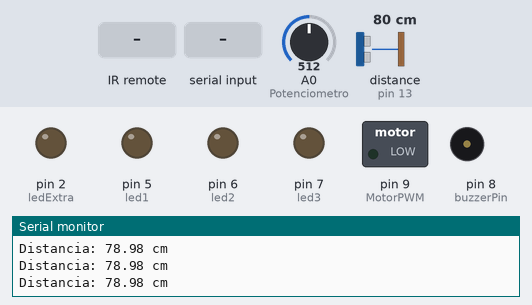
The sketch below on a simulated Arduino Uno, built with avr-gcc and run on an emulated ATmega328P. Shown: switched loads named in the sketch (green lamp = pin HIGH), output pins drawn as LEDs (lit = HIGH), buzzer (waves = sounding, pin HIGH), the last lines printed to the serial monitor. Wiring (inferred from the names in the program): ultrasonic range finder: trigger pin 12; echo pin 13. Inputs (shaded band) come from the test bench; at power-on: A0 (Potenciometro) = 512, distance to the obstacle (sensor on pin 13) 80 cm. The echo pulse lasts 58.3 µs per cm; pins used as bus, display or sensor lines are not drawn.

Above: at 1.2 s.
1.3 s: infrared code 0x20DF8877 received
At 1.8 s:
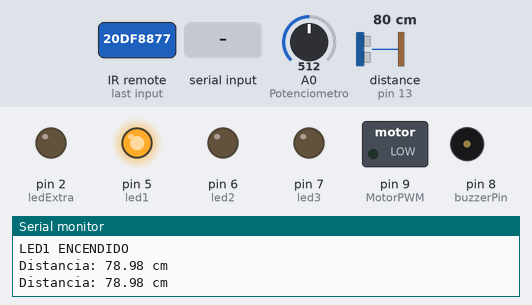
2.9 s: "MANUAL\n" received over Serial
At 3.9 s:
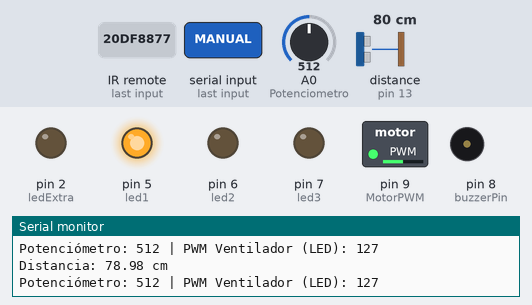
4.5 s: infrared code 0x20DF48B7 received
At 4.9 s:
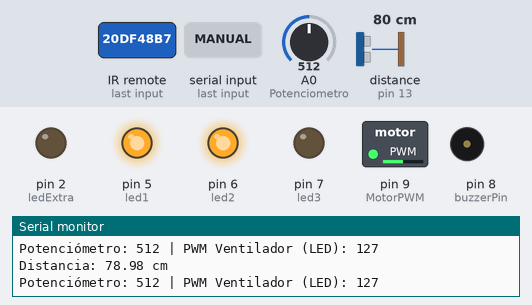
6.0 s: A0 (Potenciometro) set to 20
At 6.9 s:
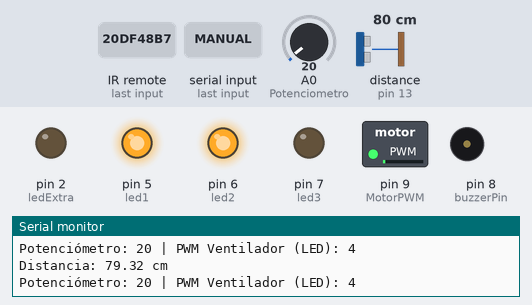
7.5 s: A0 (Potenciometro) set to 716
At 8.7 s:
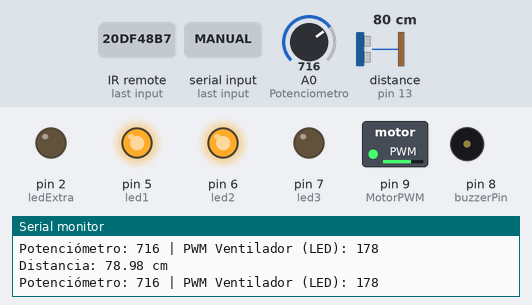
9.0 s: infrared code 0x20DFC837 received
At 9.8 s:
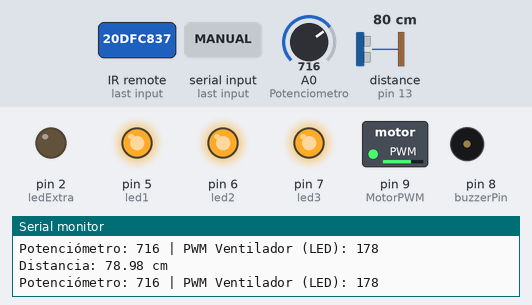
Timing chart, 0 to 11.5 s (numbered marks = the images above; inputs shaded):
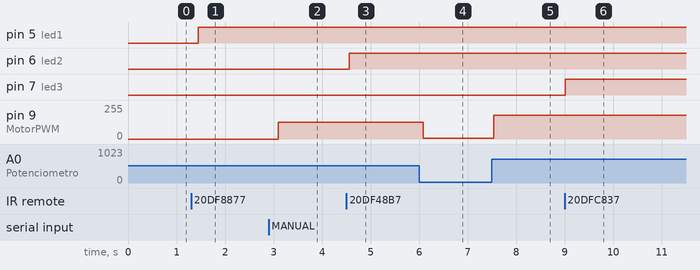

Measured:
- after the input at 1.3 s, pin 5 (led1): LOW → HIGH after 0.14 s
- after the input at 2.9 s, pin 9 (MotorPWM): 0/255 → 127/255 after 0.20 s
- after the input at 4.5 s, pin 6 (led2): LOW → HIGH after 0.06 s
- after the input at 6.0 s, pin 9 (MotorPWM): 127/255 → 4/255 after 0.09 s
- after the input at 7.5 s, pin 9 (MotorPWM): 4/255 → 178/255 at once
- after the input at 9.0 s, pin 7 (led3): LOW → HIGH at once

The sketch:

proyectofinal_codigo_arduino.ino
```cpp
#include <IRremote.h>

const int RECV_PIN = 11;
IRrecv irrecv(RECV_PIN);
decode_results results;

// Pines para LEDs
const int led1 = 5;
const int led2 = 6;
const int led3 = 7;
const int ledExtra = 2; // LED que se enciende cuando detecta objeto

// Buzzer
const int buzzerPin = 8;
bool buzzerState = false;

// Sensor ultrasónico
const int trigPin = 12;
const int echoPin = 13;

// Potenciómetro y motor (ventilador)
const int Potenciometro = A0;
const int MotorPWM = 9;

String modo = "AUTO";  // "MANUAL" o "AUTO"
int pwmManual = 0;

void setup() {
  Serial.begin(9600);
  irrecv.enableIRIn();

  pinMode(led1, OUTPUT);
  pinMode(led2, OUTPUT);
  pinMode(led3, OUTPUT);
  pinMode(ledExtra, OUTPUT);
  pinMode(buzzerPin, OUTPUT);
  pinMode(MotorPWM, OUTPUT);
  pinMode(trigPin, OUTPUT);
  pinMode(echoPin, INPUT);

  digitalWrite(led1, LOW);
  digitalWrite(led2, LOW);
  digitalWrite(led3, LOW);
  digitalWrite(ledExtra, LOW);
  digitalWrite(buzzerPin, LOW);
  digitalWrite(MotorPWM, LOW);
}

void loop() {
  // IR remoto físico
  if (irrecv.decode(&results)) {
    unsigned long code = results.value;
    Serial.print("Código IR recibido: ");
    Serial.println(code, HEX);
    manejarCodigo(code);
    irrecv.resume();
  }

  // Lectura desde Python por Serial
  if (Serial.available()) {
    String comando = Serial.readStringUntil('\n');
    comando.trim();

    if (comando == "MANUAL") {
      modo = "MANUAL";
    } else if (comando == "AUTO") {
      modo = "AUTO";
    } else if (comando.length() == 8 && comando.startsWith("20DF")) {
      // Código IR enviado desde Python
      unsigned long code = strtoul(comando.c_str(), NULL, 16);
      manejarCodigo(code);
    } else {
      // Si es número, lo usamos como PWM
      pwmManual = comando.toInt();
    }
  }

  // Sensor ultrasónico
  digitalWrite(trigPin, LOW);
  delayMicroseconds(2);
  digitalWrite(trigPin, HIGH);
  delayMicroseconds(10);
  digitalWrite(trigPin, LOW);

  long duracion = pulseIn(echoPin, HIGH);
  float distancia = duracion * 0.034 / 2;

  Serial.print("Distancia: ");
  Serial.print(distancia);
  Serial.println(" cm");

  if (buzzerState && distancia <= 3) {
    digitalWrite(buzzerPin, HIGH);
    digitalWrite(ledExtra, HIGH);
    Serial.println("ALARMA: Objeto cercano (<30cm)");
  } else {
    digitalWrite(buzzerPin, LOW);
    digitalWrite(ledExtra, LOW);
  }

  // Control del ventilador
  if (modo == "MANUAL") {
    int valorPOT = analogRead(Potenciometro);
    int valorPWM = map(valorPOT, 0, 1023, 0, 255);
    analogWrite(MotorPWM, valorPWM);
    Serial.print("Potenciómetro: ");
    Serial.print(valorPOT);
    Serial.print(" | PWM Ventilador (LED): ");
    Serial.println(valorPWM);
  } else {
    analogWrite(MotorPWM, pwmManual);
  }

  delay(200);
}

void manejarCodigo(unsigned long code) {
  if (code == 0x20DF8877) {
    digitalWrite(led1, HIGH);
    Serial.println("LED1 ENCENDIDO");
  } else if (code == 0x20DF48B7) {
    digitalWrite(led2, HIGH);
    Serial.println("LED2 ENCENDIDO");
  } else if (code == 0x20DFC837) {
    digitalWrite(led3, HIGH);
    Serial.println("LED3 ENCENDIDO");
  } else if (code == 0x20DF08F7) {
    digitalWrite(led1, LOW);
    digitalWrite(led2, LOW);
    digitalWrite(led3, LOW);
    Serial.println("TODOS LOS LEDS APAGADOS");
  } else if (code == 0x20DF906F) {
    buzzerState = !buzzerState;
    Serial.println(buzzerState ? "BUZZER ACTIVADO" : "BUZZER DESACTIVADO");
    if (!buzzerState) {
      digitalWrite(buzzerPin, LOW);
      digitalWrite(ledExtra, LOW);
    }
  } else {
    Serial.println("Código NO reconocido");
  }
}
```
